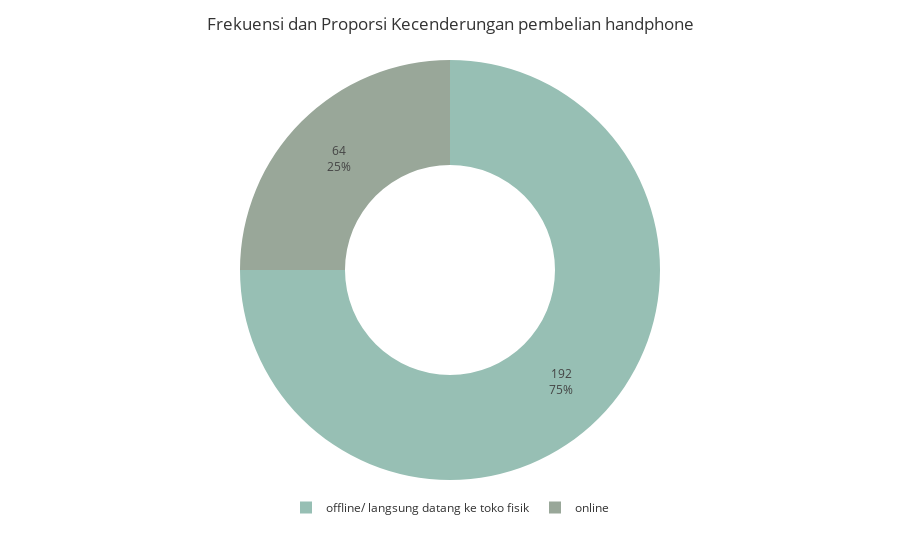

The notebook cell this image was saved under:
### Code cell
dataTopUp = pd.DataFrame([['offline/ langsung datang ke toko fisik', 192, 0.75], ['online', 64, 0.25]], columns=['Kecenderungan pembelian handphone','Frekuensi', 'Proporsi'])
dataTopUp

fig = px.pie(dataTopUp, names='Kecenderungan pembelian handphone', values='Frekuensi',hole=0.5,color='Kecenderungan pembelian handphone',template='ggplot2',
             color_discrete_map={
        'offline/ langsung datang ke toko fisik': '97BFB4',
        'online' : '99A799'
        })
fig.update_traces(textinfo='percent + value')
fig.update_layout(title_text='Frekuensi dan Proporsi Kecenderungan pembelian handphone', title_x=0.5)

fig.update_layout(legend=dict(
     orientation="h",
    yanchor="bottom",
    y=-0.1,
    xanchor="center",
    x=0.5
))
fig.show()

### Figure 1 — Plotly figure (JSON) as saved in the notebook; plotly's stock layout.template omitted (floating-point values rounded to 4 significant figures)
{"data": [{"customdata": [["offline/ langsung datang ke toko fisik"], ["online"]], "domain": {"x": [0, 1], "y": [0, 1]}, "hole": 0.5, "hovertemplate": "Kecenderungan pembelian handphone=%{customdata[0]}<br>Frekuensi=%{value}<extra></extra>", "labels": ["offline/ langsung datang ke toko fisik", "online"], "legendgroup": "", "marker": {"colors": ["97BFB4", "99A799"]}, "name": "", "showlegend": true, "textinfo": "percent+value", "type": "pie", "values": [192, 64]}], "layout": {"legend": {"orientation": "h", "tracegroupgap": 0, "x": 0.5, "xanchor": "center", "y": -0.1, "yanchor": "bottom"}, "margin": {"t": 60}, "title": {"text": "Frekuensi dan Proporsi Kecenderungan pembelian handphone", "x": 0.5}}}
